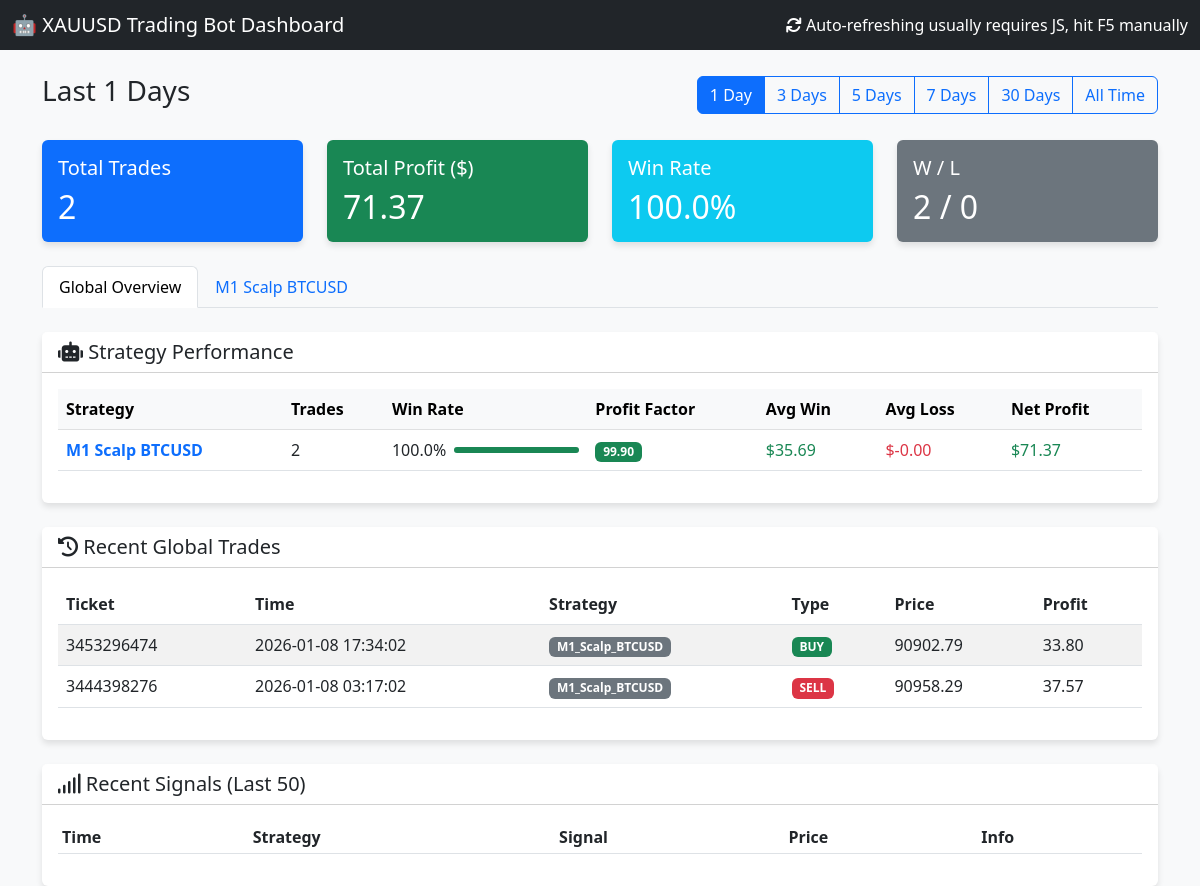
The app's page /?days=1 with its own data.
### tables this page shows
CREATE TABLE orders (
                ticket INTEGER PRIMARY KEY,
                strategy_name TEXT,
                symbol TEXT,
                order_type TEXT,
                volume REAL,
                open_price REAL,
                sl REAL,
                tp REAL,
                open_time DATETIME,
                close_price REAL,
                profit REAL,
                comment TEXT,
                account_id INTEGER DEFAULT 0
            );

### dashboard.py (the view)
@app.route('/')
def index():
    cur = get_db().cursor()
    days_param = request.args.get('days', '30') # Default 30 days
    if days_param == "all":
        days = 36500 # 100 years approx
        filter_label = "All Time"
    else:
        try:
            days = int(days_param)
            filter_label = f"Last {days} Days"
        except:
            days = 30
            filter_label = "Last 30 Days"
    cutoff_date = datetime.now() - timedelta(days=days)
    cutoff_str = cutoff_date.strftime("%Y-%m-%d %H:%M:%S")
    cur.execute("SELECT * FROM orders WHERE open_time >= ? ORDER BY open_time DESC", (cutoff_str,))
    orders = cur.fetchall()
    total_trades = len(orders)
    total_profit = sum([o['profit'] for o in orders if o['profit'] is not None])
    wins = len([o for o in orders if o['profit'] is not None and o['profit'] > 0])
    losses = len([o for o in orders if o['profit'] is not None and o['profit'] < 0])
    win_rate = (wins / total_trades * 100) if total_trades > 0 else 0
    cur.execute("SELECT * FROM signals ORDER BY timestamp DESC LIMIT 50")
    signals = cur.fetchall()
    cur.execute("SELECT DISTINCT strategy_name FROM orders WHERE strategy_name IS NOT NULL")
    strategies = [row['strategy_name'] for row in cur.fetchall()]
    if not strategies:
        print(f"⚠️ [Dashboard] No strategies found in database")
    else:
        print(f"📊 [Dashboard] Found {len(strategies)} strategies: {strategies}")
    bot_stats = []
    for strat in strategies:
        s_orders = [o for o in orders if o['strategy_name'] == strat and o['profit'] is not None]
        s_total = len(s_orders)
        if s_total == 0: continue
        s_wins = [o for o in s_orders if o['profit'] > 0]
        s_losses = [o for o in s_orders if o['profit'] < 0]
        s_gross_profit = sum([o['profit'] for o in s_wins])
        s_gross_loss = abs(sum([o['profit'] for o in s_losses]))
        s_net_profit = sum([o['profit'] for o in s_orders])
        s_avg_win = (s_gross_profit / len(s_wins)) if s_wins else 0.0
        s_avg_loss = (s_gross_loss / len(s_losses)) if s_losses else 0.0 # Positive number for display
        pf = (s_gross_profit / s_gross_loss) if s_gross_loss > 0 else 99.9
        win_rate = (len(s_wins) / s_total) * 100
        if strat.startswith("M1_Scalp_"):
            display_name = strat.replace("M1_Scalp_", "M1 Scalp ").replace("_", " ")
        else:
            display_name = strat.replace("Strategy_", "").replace("_", " ")
        bot_stats.append({
            "raw_name": strat, # Added for template filtering
            "name": display_name,
            "trades": s_total,
            "win_rate": win_rate,
            "pf": pf,
            "avg_win": s_avg_win,
            "avg_loss": -s_avg_loss, # Make negative for display
            "net_profit": s_net_profit,
            "chart_data": [] # Placeholder
        })
        chart_orders = sorted(s_orders, key=lambda x: x['open_time'])
        equity = 0
        points = []
        for o in chart_orders:
            equity += o['profit']
            points.append({
                'x': o['open_time'],
                'y': equity
            })
        bot_stats[-1]['chart_data'] = points
    desired_order = [
        "Strategy_1_Trend_HA",
        "Strategy_4_UT_Bot",
        "Strategy_2_EMA_ATR",
        "Strategy_5_Filter_First",
        "M1_Scalp_EURUSD",
        "M1_Scalp_XAUUSD",
        "M1_Scalp_BTCUSD"
    ]
    bot_stats_filtered = []
    bot_stats_other = []
    for bot in bot_stats:
        if bot['raw_name'] in desired_order:
            bot_stats_filtered.append(bot)
        else:
            bot_stats_other.append(bot)
    bot_stats_filtered.sort(key=lambda x: desired_order.index(x['raw_name']))
    bot_stats_other.sort(key=lambda x: x['net_profit'], reverse=True)
    bot_stats = bot_stats_filtered + bot_stats_other
    print(f"📊 [Dashboard] Generated {len(bot_stats)} bot stats entries")
    for bot in bot_stats:
        print(f"   - {bot['raw_name']}: {bot['trades']} trades, Net Profit: ${bot['net_profit']:.2f}")
    return render_template('index.html',
                           orders=orders,
                           signals=signals,
                           total_trades=total_trades,
                           total_profit=total_profit,
                           win_rate=win_rate,
                           wins=wins,
                           losses=losses,
                           bot_stats=bot_stats,
                           current_filter=days_param,
                           filter_label=filter_label)

### templates/index.html (shortened to what this page needs)
<!DOCTYPE html>
<html lang="en">
<head>
    <link href="https://cdn.jsdelivr.net/npm/bootstrap@5.3.0/dist/css/bootstrap.min.css" rel="stylesheet">
    <link href="https://cdnjs.cloudflare.com/ajax/libs/font-awesome/6.0.0/css/all.min.css" rel="stylesheet">
</head>
<body>
    <nav class="navbar navbar-dark bg-dark mb-4">
        <div class="container-fluid">
            <span class="navbar-brand mb-0 h1">🤖 XAUUSD Trading Bot Dashboard</span>
            <span class="text-white"><i class="fas fa-sync"></i> Auto-refreshing usually requires JS, hit F5
                manually</span>
        </div>
    </nav>
    <div class="container mb-4">
        <div class="d-flex justify-content-between align-items-center">
            <h3>{{ filter_label }}</h3>
            <div class="btn-group" role="group">
                <a href="/?days=1" class="btn btn-outline-primary {% if current_filter == '1' %}active{% endif %}">1
                    Day</a>
                <a href="/?days=3" class="btn btn-outline-primary {% if current_filter == '3' %}active{% endif %}">3
                    Days</a>
                <a href="/?days=5" class="btn btn-outline-primary {% if current_filter == '5' %}active{% endif %}">5
                    Days</a>
                <a href="/?days=7" class="btn btn-outline-primary {% if current_filter == '7' %}active{% endif %}">7
                    Days</a>
                <a href="/?days=30" class="btn btn-outline-primary {% if current_filter == '30' %}active{% endif %}">30
                    Days</a>
                <a href="/?days=all"
                    class="btn btn-outline-primary {% if current_filter == 'all' %}active{% endif %}">All Time</a>
            </div>
        </div>
    </div>
    <div class="container">
        <div class="row mb-4">
            <div class="col-md-3">
                <div class="card bg-primary text-white">
                    <div class="card-body">
                        <h5 class="card-title">Total Trades</h5>
                        <h2 class="card-text">{{ total_trades }}</h2>
                    </div>
                </div>
            </div>
            <div class="col-md-3">
                <div class="card {% if total_profit >= 0 %}bg-success{% else %}bg-danger{% endif %} text-white">
                    <div class="card-body">
                        <h5 class="card-title">Total Profit ($)</h5>
                        <h2 class="card-text">{{ "%.2f"|format(total_profit) }}</h2>
                    </div>
                </div>
            </div>
            <div class="col-md-3">
                <div class="card bg-info text-white">
                    <div class="card-body">
                        <h5 class="card-title">Win Rate</h5>
                        <h2 class="card-text">{{ "%.1f"|format(win_rate) }}%</h2>
                    </div>
                </div>
            </div>
            <div class="col-md-3">
                <div class="card bg-secondary text-white">
                    <div class="card-body">
                        <h5 class="card-title">W / L</h5>
                        <h2 class="card-text">{{ wins }} / {{ losses }}</h2>
                    </div>
                </div>
            </div>
        </div>
        <ul class="nav nav-tabs mb-4" id="myTab" role="tablist">
            <li class="nav-item" role="presentation">
                <button class="nav-link active" id="overview-tab" data-bs-toggle="tab" data-bs-target="#overview"
                    type="button" role="tab" aria-controls="overview" aria-selected="true">Global Overview</button>
            </li>
            {% for bot in bot_stats %}
            <li class="nav-item" role="presentation">
                <button class="nav-link" id="tab-{{ loop.index }}" data-bs-toggle="tab"
                    data-bs-target="#content-{{ loop.index }}" type="button" role="tab"
                    aria-controls="content-{{ loop.index }}" aria-selected="false">{{ bot.name }}</button>
            </li>
            {% endfor %}
        </ul>
        <div class="tab-content" id="myTabContent">
            <div class="tab-pane fade show active" id="overview" role="tabpanel" aria-labelledby="overview-tab">
                <div class="card mb-4">
                    <div class="card-header bg-white">
                        <h5 class="mb-0"><i class="fas fa-robot"></i> Strategy Performance</h5>
                    </div>
                    <div class="card-body">
                        <div class="table-responsive">
                            <table class="table table-hover align-middle">
                                <thead class="table-light">
                                    <tr>
                                        <th>Strategy</th>
                                        <th>Trades</th>
                                        <th>Win Rate</th>
                                        <th>Profit Factor</th>
                                        <th>Avg Win</th>
                                        <th>Avg Loss</th>
                                        <th>Net Profit</th>
                                    </tr>
                                </thead>
                                <tbody>
                                    {% if bot_stats|length > 0 %}
                                    {% for bot in bot_stats %}
                                    <tr>
                                        <td class="fw-bold text-primary">{{ bot.name }}</td>
                                        <td>{{ bot.trades }}</td>
                                        <td>
                                            <div class="d-flex align-items-center">
                                                <span class="me-2">{{ "%.1f"|format(bot.win_rate) }}%</span>
                                                <div class="progress flex-grow-1" style="height: 6px; width: 60px;">
                                                    <div class="progress-bar {% if bot.win_rate >= 50 %}bg-success{% else %}bg-warning{% endif %}"
                                                        role="progressbar" style="width: {{ bot.win_rate }}%"></div>
                                                </div>
                                            </div>
                                        </td>
                                        <td>
                                            {% if bot.pf >= 1.5 %}
                                            <span class="badge bg-success">{{ "%.2f"|format(bot.pf) }}</span>
                                            {% elif bot.pf >= 1.0 %}
                                            <span class="badge bg-primary">{{ "%.2f"|format(bot.pf) }}</span>
                                            {% else %}
                                            <span class="badge bg-danger">{{ "%.2f"|format(bot.pf) }}</span>
                                            {% endif %}
                                        </td>
                                        <td class="text-success">{{ "$%.2f"|format(bot.avg_win) }}</td>
                                        <td class="text-danger">{{ "$%.2f"|format(bot.avg_loss) }}</td>
                                        <td
                                            class="{% if bot.net_profit <= 0 %}fw-bold{% endif %} {% if bot.net_profit >= 0 %}text-success{% else %}text-danger{% endif %}">
                                            {{ "$%.2f"|format(bot.net_profit) }}
                                        </td>
                                    </tr>
                                    {% endfor %}
                                    {% endif %}
                                </tbody>
                            </table>
                        </div>
                    </div>
                </div>
                <div class="card mb-4">
                    <div class="card-header bg-white">
                        <h5 class="mb-0"><i class="fas fa-history"></i> Recent Global Trades</h5>
                    </div>
                    <div class="card-body">
                        <div class="table-responsive">
                            <table class="table table-hover table-striped">
                                <thead>
                                    <tr>
                                        <th>Ticket</th>
                                        <th>Time</th>
                                        <th>Strategy</th>
                                        <th>Type</th>
                                        <th>Price</th>
                                        <th>Profit</th>
                                    </tr>
                                </thead>
                                <tbody>
                                    {% for order in orders[:50] %}
                                    <tr>
                                        <td>{{ order.ticket }}</td>
                                        <td>{{ order.open_time }}</td>
                                        <td><span class="badge bg-secondary">{{ order.strategy_name }}</span></td>
                                        <td>
                                            {% if order.order_type == 'BUY' %}
                                            <span class="badge badge-buy">BUY</span>
                                            {% else %}
                                            <span class="badge badge-sell">SELL</span>
                                            {% endif %}
                                        </td>
                                        <td>{{ order.open_price }}</td>
                                        <td
                                            class="{% if order.profit is not none and order.profit >= 0 %}profit-pos{% elif order.profit is not none %}profit-neg{% endif %} {% if order.profit is not none and order.profit <= 0 %}fw-bold{% endif %}">
                                            {% if order.profit is not none %}
                                            {{ "%.2f"|format(order.profit) }}
                                            {% else %}
                                            <span class="text-muted">Running</span>
                                            {% endif %}
                                        </td>
                                    </tr>
                                    {% endfor %}
                                </tbody>
                            </table>
                        </div>
                    </div>
                </div>
            </div>
        </div>
        <div class="card">
            <div class="card-header bg-white">
                <h5 class="mb-0"><i class="fas fa-signal"></i> Recent Signals (Last 50)</h5>
            </div>
            <div class="card-body">
                <div class="table-responsive">
                    <table class="table table-sm">
                        <thead>
                            <tr>
                                <th>Time</th>
                                <th>Strategy</th>
                                <th>Signal</th>
                                <th>Price</th>
                                <th>Info</th>
                            </tr>
                        </thead>
                    </table>
                </div>
            </div>
        </div>
    </div>
</body>
</html>

### records on screen
orders: ticket "3453296474", open_time "2026-01-08 17:34:02", strategy_name "M1_Scalp_BTCUSD", order_type "BUY", open_price "90902.79", profit "33.80"
orders: ticket "3444398276", open_time "2026-01-08 03:17:02", strategy_name "M1_Scalp_BTCUSD", order_type "SELL", open_price "90958.29", profit "37.57"

### other values on screen
{{ filter_label }} "Last 1 Days"
{{ total_trades }} "2"
{{ "%.2f"|format(total_profit) }} "71.37"
{{ "%.1f"|format(win_rate) }} "100.0"
{{ wins }} "2"
{{ losses }} "0"
{{ bot.name }} "M1 Scalp BTCUSD"
{{ bot.trades }} "2"
{{ "%.1f"|format(bot.win_rate) }} "100.0"
{{ "%.2f"|format(bot.pf) }} "99.90"
{{ "$%.2f"|format(bot.avg_win) }} "$35.69"
{{ "$%.2f"|format(bot.avg_loss) }} "$-0.00"
{{ "$%.2f"|format(bot.net_profit) }} "$71.37"
